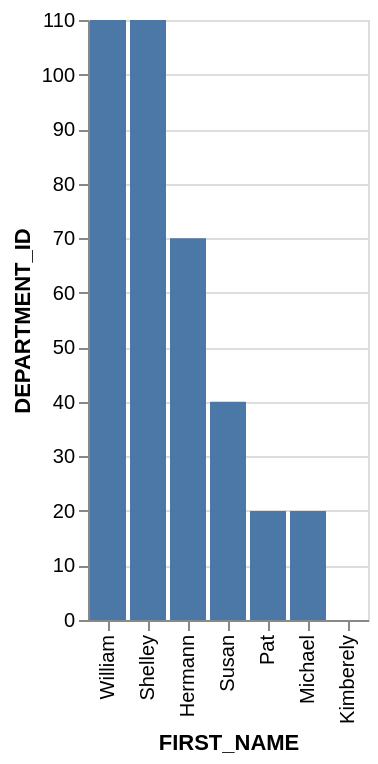

Express this chart as Vega-Lite.
### Vega-Lite specification from a JSON file in a GitHub repository (floating-point values rounded to 4 significant figures)
{"data": {"values": [{"x_data": "William", "y_data": 110}, {"x_data": "Shelley", "y_data": 110}, {"x_data": "Hermann", "y_data": 70}, {"x_data": "Susan", "y_data": 40}, {"x_data": "Pat", "y_data": 20}, {"x_data": "Michael", "y_data": 20}, {"x_data": "Kimberely", "y_data": 0}]}, "mark": "bar", "encoding": {"x": {"field": "x_data", "type": "nominal", "title": "FIRST_NAME", "sort": {"op": "sum", "field": "y_data", "order": "descending"}}, "y": {"field": "y_data", "type": "quantitative", "title": "DEPARTMENT_ID"}}}
